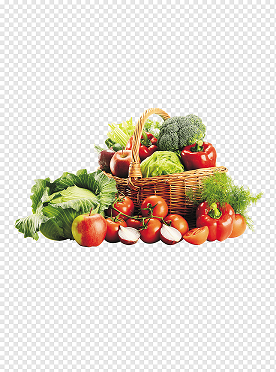
#> input picture python sison 2/latihan_pengelolah_citra/img/buah.png, 276 x 372 px; its folder holds 2 pictures in this run
$ python irisan.py
#> lines starting #> are read from the running program, lines starting #| are printed output that depends on the picture
import cv2
import sys
import os

from cv2 import data
os.system('cls')
os.chdir('C:/Users/Dzaky Faihalariq Pir/Downloads/pythonseson2/latihan_pengelolah_citra/img')
data = os.listdir()
print(data)
gambar = cv2.imread(data[1])
#> gambar is the input picture: shape (372, 276, 3); mean B, G, R 207.3, 217.4, 224.5
gambar1 = gambar[70:300]
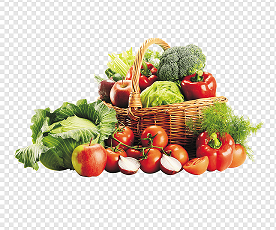
#> gambar1: shape (230, 276, 3); mean B, G, R 186.8, 203.2, 214.6
#gambar2 = gambar[..., 200:]
iris = gambar[190:280, 170:400]  # irisan yang diambil
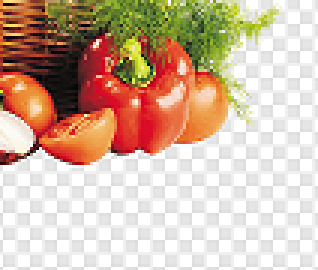
#> iris: shape (90, 106, 3) (shown 3 times larger); mean B, G, R 165, 184.4, 209.6
# mengubah yang diris menjadi warna biru
# gambar[190:280, 170:400] = [255, 0, 0] mengubah warna pada irisan
cv2.imshow('gambar awal', gambar)
cv2.imshow('gambar irirsan', iris)
cv2.imshow('gambar iris 3', gambar1)
#cv2.imshow('gambar iris 4', gambar2)
cv2.waitKey(0)
cv2.destroyAllWindows()
